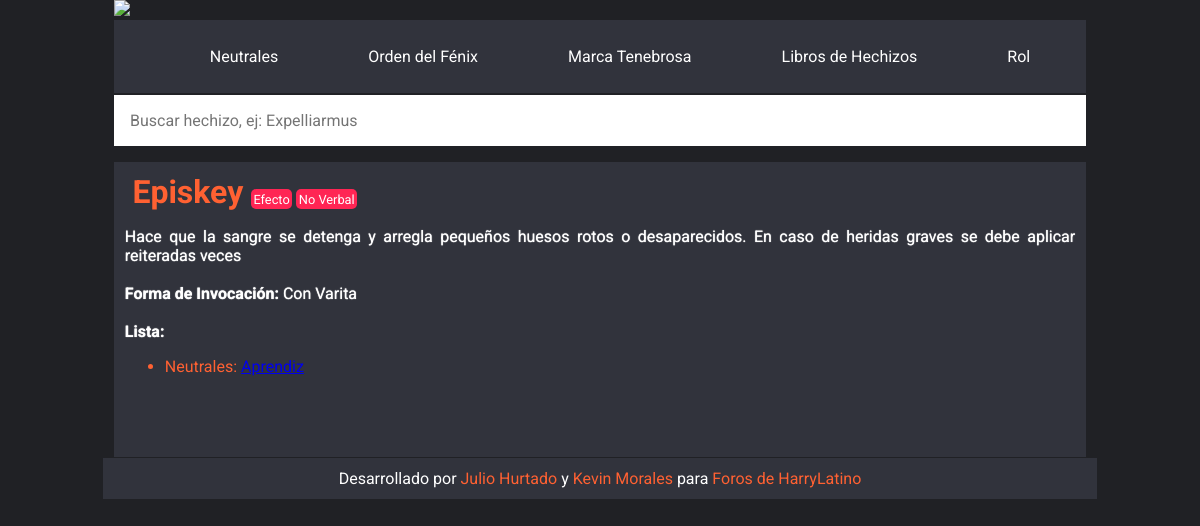
The app's page /spell/episkey/ with its own data.
### spells/models.py (models this page shows, shortened)
class Group(models.Model):
    name_choices = (
        ('Neutrales', 'Neutrales'),
        ('Orden del Fénix', 'Orden del Fénix'),
        ('Marca Tenebrosa', 'Marca Tenebrosa'),
        ('Libros de Hechizos', 'Libros de Hechizos'),
    )
    name = models.CharField(max_length=64, choices=name_choices, unique=True)
    slug = models.SlugField(allow_unicode=True, max_length=100, editable=False)
    def __str__(self):
        return self.name

class Spell(models.Model):
    name = models.CharField(max_length=64, unique=True)
    slug = models.SlugField(allow_unicode=True, max_length=100, editable=False)
    description = models.TextField()
    range = models.ManyToManyField(Range)
    type_choices = (
        ('e', 'Efecto'),
        ('r', 'Rayo'),
        ('i', 'Invocación'),
        ('o', 'Invocación - Efecto'),
        ('ei', 'Efecto - Invocación'),
        ('eq', 'Equipable'),
        ('om', 'Onda Mágica'),
        ('ro', 'Rolistico'),
    )
    method_choices = (
        ('V', 'Verbal'),
        ('N', 'No Verbal'),
        ('R', 'Rolistico'),
    )
    object_choices = (
        ('V', 'Con Varita'),
        ('N', 'Sin Varita'),
        ('O', 'Objeto'),
    )
    type = models.CharField(max_length=2, choices=type_choices, default='e')
    method = models.CharField(max_length=1, choices=method_choices, default='V')
    object = models.CharField(max_length=1, choices=object_choices, default='V')
    battles = models.BooleanField(default=True)

class Range(models.Model):
    name = models.CharField(max_length=64)
    group = models.ForeignKey(Group, on_delete=models.CASCADE)
    slug = models.SlugField(allow_unicode=True, max_length=100, editable=False)

### spells/views.py (the view)
class SpellDetailView(DetailView):
    model = Spell
    template_name = 'spells/spell_detail.html'
    slug_field = 'slug'
    context_object_name = 'spell'
    order_by = 'range'
    def get_context_data(self, **kwargs):
        context = super(SpellDetailView, self).get_context_data(**kwargs)
        context['categories'] = Group.objects.all().order_by('id')
        context['ranges'] = Range.objects.all().order_by('id')
        return context

### spells/templates/spells/spell_detail.html (shortened to what this page needs)
{% extends "base.html" %}
{% block content %}
<div class="Spells">
    <article class="Spells-detail">
        <h1 class="Spells-title">{{ spell.name }}</h1><span class="Spells-type">{{ spell.get_type_display }}</span>
                                                        <span class="Spells-type">{{ spell.get_method_display }}</span>
        <p class="Spells-description">
            {{ spell.description|linebreaksbr }}
            <br><br><strong>Forma de Invocación:</strong> {{ spell.get_object_display}}
            <br><br><strong>Lista: </strong>
            <ul>
                {% for range in spell.range.all %}
                    <li>{{ range.group }}: <a href="{% url 'Spell:spell_range' range.group.slug range.slug %}">{{ range.name }}</a></li>
                {% endfor %}
            </ul>
            <br><br>
        </p>
    </article>
</div>
{% endblock content %}

### spells/templates/base.html (shortened to what this page needs)
{% load static %}
<!DOCTYPE html>
<html lang="en">
<head>
    <link rel="stylesheet" href="{% static "css/styles.css" %}">
    <link rel="stylesheet" href="{% static "css/normalize.css" %}">
</head>
<body>
    <header class="Header">
        <a href="/" class="Header-container">
            <img class="Header-image" src="https://i.imgur.com/qH0xY1I.png">
        </a>
    </header>
    <nav class="Menu">
        <ul class="Menu-list">
            {% for category in categories %}
                {% if rol %}
                    <li class="Menu-item"><a href="{% url 'Spell:spell_category_rol' category.slug %}" class="Menu-title">{{ category.name }}</a></li>
                {% else %}
                    <li class="Menu-item"><a href="{% url 'Spell:spell_category' category.slug %}" class="Menu-title">{{ category.name }}</a></li>
                {% endif %}
            {% endfor %}
                {% if rol %}
                    <li class="Menu-item"><a href="{% url 'Spell:spell_list'%}" class="Menu-title">Batallas</a></li>
                {% else %}
                    <li class="Menu-item"><a href="{% url 'Spell:spell_list_rol'%}" class="Menu-title">Rol</a></li>
                {% endif %}
        </ul>
    </nav>
    <section class="Search">
    	<article class="Search-bar">
            <input type="text" class="Search-input" placeholder="Buscar hechizo, ej: Expelliarmus" aria-describedby="sizing-addon1" id="busqueda">
    	</article>
    </section>
    <section>
    	{% block content %}
	    {% endblock content %}
    </section>
    <footer class="Footer">
    	Desarrollado por <a href="http://www.harrylatino.org/user/102763-bastian-karkarov-malfoy/" target="_blank">Julio Hurtado</a> y <a href="http://www.harrylatino.org/user/42757-uzziel-fined/" target="_blank">Kevin Morales</a> para <a href="http://www.harrylatino.org/" target="_blank">Foros de HarryLatino</a>
    </footer>
</body>
</html>

### spells/static/css/styles.css (style rules this page uses)
.Header { display: flex; justify-content: center; }
.Header-container { width: 90%; }
.Header-image { width: 100%; }
.Menu { margin: 0 auto; background-color: #31333c; width: 88%; padding: 1%; }
.Menu-list { display: flex; list-style: none; justify-content: space-around; }
.Menu-item { margin: 0; }
.Menu-title { text-decoration: none; color: #fff; }
.Search { margin: 0.2% 5% 1% 5%; }
.Search-bar { display: flex; justify-content: center; align-items: center; }
.Search-input { width: 100%; padding: 1em; border: none; }
.Spells { display: flex; flex-direction: column; align-items: center; }
.Spells-detail { padding: 1%; margin: 0.1% 0; width: 88%; color: #ff6132; background-color: #31333c; text-decoration: none; }
.Spells-title { color: #ff6132; display: inline; margin: 0.8%; }
.Spells-type { font-size: 80%; background-color: #ff2554; color: #fff; padding: 0.2em; border-radius: 5px; }
.Spells-description { color: #fff; text-align: justify; text-shadow: 0 0 1px #fff; }
.Footer { max-width: 90%; background-color: #31333c; text-align: center; padding: 1%; font-size: 1em; margin: 0 auto; }
.Footer a { text-decoration: none; color: #ff6132; }

### records on screen
Group: name "Neutrales"
Group: name "Orden del Fénix"
Group: name "Marca Tenebrosa"
Group: name "Libros de Hechizos"
Spell: name "Episkey", type "Efecto", method "No Verbal", description "Hace que la sangre se detenga y arregla pequeños huesos rotos o desaparecidos. En caso de heridas graves se debe aplicar reiteradas veces", object "Con Varita"
Range: group "Neutrales", name "Aprendiz"
